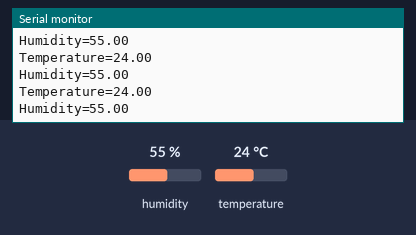
Simulated run of this sketch. Board: Arduino Uno, built with avr-gcc and run on an emulated ATmega328P. On the bench: the last lines printed to the serial monitor. The inputs (shaded band) are chosen by the test bench; at power-on: humidity 55 %, temperature 24 °C.

Above: at 2.8 s.
2.9 s: humidity set to 22 %
At 5.5 s:
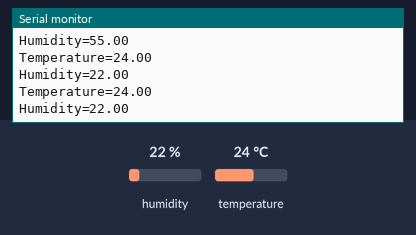
5.6 s: temperature set to 12 °C
At 6.9 s:
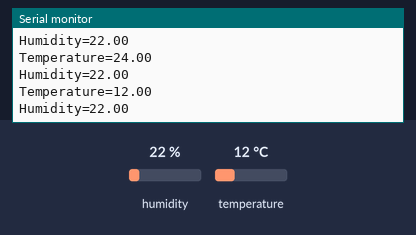
8.3 s: humidity set to 40 %
At 11.8 s:
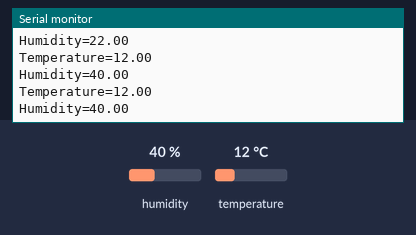
Timing chart, 0 to 13.3 s (numbered marks = the images above; inputs shaded):
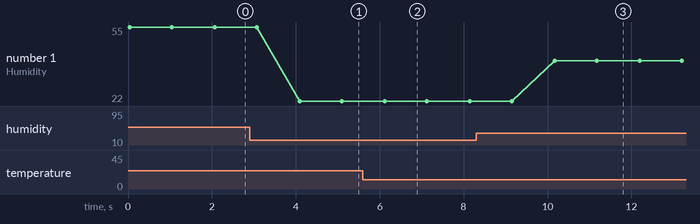

Measured:
- after the input at 2.9 s, the serial monitor: prints a new line after 1.2 s (image 1)
- after the input at 5.6 s, the serial monitor: prints a new line after 0.50 s (image 2)
- after the input at 8.3 s, the serial monitor: prints a new line after 1.9 s (image 3)
- plotted number 1: 55 → 22 after the input at 2.9 s, 22 → 40 after the input at 8.3 s

The sketch:

DHT11_with_ESP8266.ino
```cpp
#include <DHT.h>

#define DHTPIN 5
#define DHTTYPE DHT11

DHT dht(DHTPIN, DHTTYPE);

void setup() {
  // put your setup code here, to run once:
Serial.begin(9600);
dht.begin();

}

void loop() {
  // put your main code here, to run repeatedly:
float temperature=dht.readTemperature();
float humidity=dht.readHumidity();

Serial.print("Temperature=");
Serial.println(temperature);
Serial.print("Humidity=");
Serial.println(humidity);

delay(1000);
}
```
